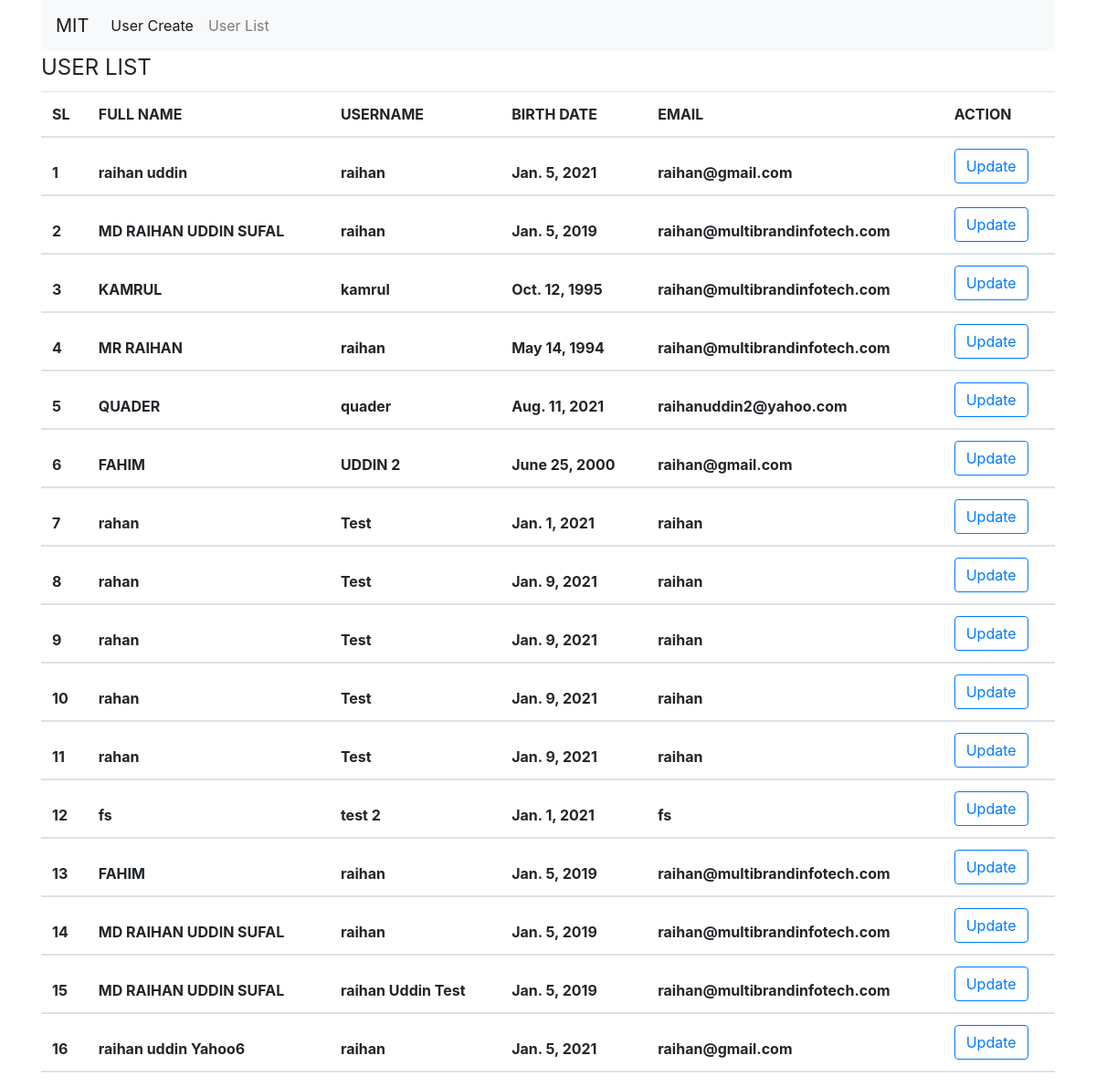
/users/, run on the app's committed database.
### employee_profile/models.py (models this page shows, shortened)
class Users(models.Model):
    full_name = models.CharField(max_length=300)
    username = models.CharField(max_length=300)
    dob = models.DateField()
    email = models.EmailField(default=None)
    password = models.CharField(max_length=300)
    status = models.BooleanField(default=True, help_text="True: Active, False: Inactive")

### employee_profile/views.py (the view)
# urls.py: path('users/', UserListTemplateView.as_view()),
class UserListTemplateView(TemplateView):
    template_name = 'users_list.html'
    def get_context_data(self, **kwargs):
        data = super().get_context_data(**kwargs)
        data['users'] = Users.objects.all()
        return data

### templates/users_list.html (shortened to what this page needs)
{% extends 'base.html' %}
{% block content %}
    <fieldset>
        <div id="legend">
            <legend class="">USER LIST</legend>
        </div>
    </fieldset>
    <div class="table-responsive">
        <table class="table table-striped table-condensed">
            <thead>
            <tr>
                <th>SL</th>
                <th>FULL NAME</th>
                <th>USERNAME</th>
                <th>BIRTH DATE</th>
                <th>EMAIL</th>
                <th>ACTION</th>
            </tr>
            {% for user in users %}
                <tr>
                    <th>{{ forloop.counter }}</th>
                    <th>{{ user.full_name }}</th>
                    <th>{{ user.username }}</th>
                    <th>{{ user.dob }}</th>
                    <th>{{ user.email }}</th>
                    <th>
                        <a href="{{ user.id }}/update/"
                           class="btn btn-outline-primary" role="button">Update</a>
                    </th>
                </tr>
            {% endfor %}
            </thead>
        </table>
    </div>
{% endblock %}

### templates/base.html (shortened to what this page needs)
{% load static %}
<!DOCTYPE html>
<html lang="en">
<head>
    <link rel="stylesheet" href="https://maxcdn.bootstrapcdn.com/bootstrap/4.0.0/css/bootstrap.min.css"
>
    <link rel="stylesheet" type="text/css" href="{% static 'css/style.css' %}">
</head>
<body>
<div class="container">
    {% include 'navbar.html' %}
    {% block content %}
    {% endblock %}
</div>
</body>
</html>

### templates/navbar.html (shortened to what this page needs)
<nav class="navbar navbar-expand-lg navbar-light bg-light">
  <a class="navbar-brand" href="#">MIT</a>
  <div class="collapse navbar-collapse" id="navbarNavAltMarkup">
    <div class="navbar-nav">
      <a class="nav-item nav-link active" href="/users/create">User Create</a>
      <a class="nav-item nav-link" href="/users/">User List</a>
    </div>
  </div>
</nav>

### data on the page
Users: full_name "raihan uddin", username "raihan", dob "Jan. 5, 2021", email "raihan@gmail.com"
Users: full_name "MD RAIHAN UDDIN SUFAL", username "raihan", dob "Jan. 5, 2019", email "raihan@multibrandinfotech.com"
Users: full_name "KAMRUL", username "kamrul", dob "Oct. 12, 1995", email "raihan@multibrandinfotech.com"
Users: full_name "MR RAIHAN", username "raihan", dob "May 14, 1994", email "raihan@multibrandinfotech.com"
Users: full_name "QUADER", username "quader", dob "Aug. 11, 2021", email "raihanuddin2@yahoo.com"
Users: full_name "FAHIM", username "UDDIN 2", dob "June 25, 2000", email "raihan@gmail.com"
Users: full_name "rahan", username "Test", dob "Jan. 1, 2021", email "raihan"
Users: full_name "rahan", username "Test", dob "Jan. 9, 2021", email "raihan"
Users: full_name "rahan", username "Test", dob "Jan. 9, 2021", email "raihan"
Users: full_name "rahan", username "Test", dob "Jan. 9, 2021", email "raihan"
Users: full_name "rahan", username "Test", dob "Jan. 9, 2021", email "raihan"
Users: full_name "fs", username "test 2", dob "Jan. 1, 2021", email "fs"
Users: full_name "FAHIM", username "raihan", dob "Jan. 5, 2019", email "raihan@multibrandinfotech.com"
Users: full_name "MD RAIHAN UDDIN SUFAL", username "raihan", dob "Jan. 5, 2019", email "raihan@multibrandinfotech.com"
Users: full_name "MD RAIHAN UDDIN SUFAL", username "raihan Uddin Test", dob "Jan. 5, 2019", email "raihan@multibrandinfotech.com"
Users: full_name "raihan uddin Yahoo6", username "raihan", dob "Jan. 5, 2021", email "raihan@gmail.com"
